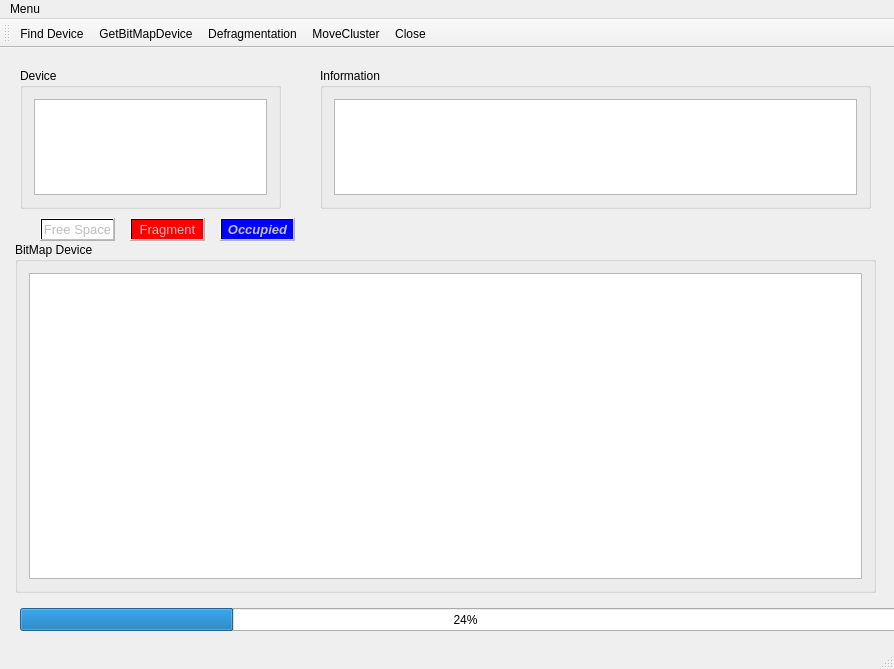
<?xml version="1.0" encoding="UTF-8"?>
<ui version="4.0">
 <class>MainWindow</class>
 <widget class="QMainWindow" name="MainWindow">
  <property name="geometry">
   <rect>
    <x>0</x>
    <y>0</y>
    <width>894</width>
    <height>669</height>
   </rect>
  </property>
  <property name="windowTitle">
   <string>MainWindow</string>
  </property>
  <property name="styleSheet">
   <string notr="true"/>
  </property>
  <widget class="QWidget" name="centralWidget">
   <widget class="QProgressBar" name="progressBar">
    <property name="geometry">
     <rect>
      <x>20</x>
      <y>560</y>
      <width>891</width>
      <height>23</height>
     </rect>
    </property>
    <property name="value">
     <number>24</number>
    </property>
   </widget>
   <widget class="QGroupBox" name="groupBox">
    <property name="geometry">
     <rect>
      <x>20</x>
      <y>20</y>
      <width>261</width>
      <height>141</height>
     </rect>
    </property>
    <property name="title">
     <string>Device</string>
    </property>
    <layout class="QGridLayout" name="gridLayout">
     <item row="0" column="0">
      <widget class="QListView" name="disk_listViev"/>
     </item>
    </layout>
   </widget>
   <widget class="QGroupBox" name="groupBox_2">
    <property name="geometry">
     <rect>
      <x>320</x>
      <y>20</y>
      <width>551</width>
      <height>141</height>
     </rect>
    </property>
    <property name="title">
     <string>Information</string>
    </property>
    <layout class="QGridLayout" name="gridLayout_2">
     <item row="0" column="0">
      <widget class="QTextEdit" name="Information_text"/>
     </item>
    </layout>
   </widget>
   <widget class="QGroupBox" name="groupBox_3">
    <property name="geometry">
     <rect>
      <x>15</x>
      <y>194</y>
      <width>861</width>
      <height>351</height>
     </rect>
    </property>
    <property name="title">
     <string>BitMap Device</string>
    </property>
    <layout class="QGridLayout" name="gridLayout_3">
     <item row="0" column="0">
      <widget class="QTableWidget" name="tableWidget">
       <attribute name="horizontalHeaderDefaultSectionSize">
        <number>5</number>
       </attribute>
       <attribute name="horizontalHeaderMinimumSectionSize">
        <number>5</number>
       </attribute>
       <attribute name="verticalHeaderDefaultSectionSize">
        <number>5</number>
       </attribute>
       <attribute name="verticalHeaderMinimumSectionSize">
        <number>5</number>
       </attribute>
      </widget>
     </item>
    </layout>
   </widget>
   <widget class="QPushButton" name="FreeSpace">
    <property name="enabled">
     <bool>false</bool>
    </property>
    <property name="geometry">
     <rect>
      <x>40</x>
      <y>170</y>
      <width>75</width>
      <height>23</height>
     </rect>
    </property>
    <property name="font">
     <font>
      <pointsize>10</pointsize>
     </font>
    </property>
    <property name="styleSheet">
     <string notr="true">QPushButton{
                          background-color: qlineargradient(spread:pad, x1:0, y1:0, x2:1, y2:1, stop:0 rgba(255, 255, 255, 255))
}</string>
    </property>
    <property name="text">
     <string>Free Space</string>
    </property>
   </widget>
   <widget class="QPushButton" name="fragmetn">
    <property name="enabled">
     <bool>false</bool>
    </property>
    <property name="geometry">
     <rect>
      <x>130</x>
      <y>170</y>
      <width>75</width>
      <height>23</height>
     </rect>
    </property>
    <property name="font">
     <font>
      <pointsize>10</pointsize>
     </font>
    </property>
    <property name="styleSheet">
     <string notr="true">QPushButton{
                          background-color: qlineargradient(spread:pad, x1:0, y1:0, x2:1, y2:1, stop:0 rgba(255, 0, 0, 255))
}</string>
    </property>
    <property name="text">
     <string>Fragment</string>
    </property>
   </widget>
   <widget class="QPushButton" name="occupied">
    <property name="enabled">
     <bool>false</bool>
    </property>
    <property name="geometry">
     <rect>
      <x>220</x>
      <y>170</y>
      <width>75</width>
      <height>23</height>
     </rect>
    </property>
    <property name="font">
     <font>
      <family>MS Sans Serif</family>
      <pointsize>10</pointsize>
      <weight>75</weight>
      <italic>true</italic>
      <bold>true</bold>
      <underline>false</underline>
     </font>
    </property>
    <property name="styleSheet">
     <string notr="true">QPushButton{
                          background-color: qlineargradient(spread:pad, x1:0, y1:0, x2:1, y2:1, stop:1 rgba(0, 0, 255, 255))
}</string>
    </property>
    <property name="text">
     <string>Occupied</string>
    </property>
   </widget>
  </widget>
  <widget class="QMenuBar" name="menuBar">
   <property name="geometry">
    <rect>
     <x>0</x>
     <y>0</y>
     <width>894</width>
     <height>21</height>
    </rect>
   </property>
   <widget class="QMenu" name="menuDevice">
    <property name="title">
     <string>Menu</string>
    </property>
    <addaction name="actionFind_Device"/>
    <addaction name="actionGetBitMapDevice"/>
    <addaction name="actionDefragmentation"/>
    <addaction name="actionClose"/>
   </widget>
   <addaction name="menuDevice"/>
  </widget>
  <widget class="QToolBar" name="mainToolBar">
   <attribute name="toolBarArea">
    <enum>TopToolBarArea</enum>
   </attribute>
   <attribute name="toolBarBreak">
    <bool>false</bool>
   </attribute>
   <addaction name="actionFind_Device"/>
   <addaction name="actionGetBitMapDevice"/>
   <addaction name="actionDefragmentation"/>
   <addaction name="actionMoveCluster"/>
   <addaction name="actionClose"/>
  </widget>
  <widget class="QStatusBar" name="statusBar"/>
  <action name="actionFind_Device">
   <property name="text">
    <string>Find Device</string>
   </property>
   <property name="shortcut">
    <string>F5</string>
   </property>
  </action>
  <action name="actionGetBitMapDevice">
   <property name="text">
    <string>GetBitMapDevice</string>
   </property>
   <property name="shortcut">
    <string>F1</string>
   </property>
  </action>
  <action name="actionDefragmentation">
   <property name="text">
    <string>Defragmentation</string>
   </property>
   <property name="shortcut">
    <string>F10</string>
   </property>
  </action>
  <action name="actionClose">
   <property name="text">
    <string>Close</string>
   </property>
   <property name="shortcut">
    <string>Esc</string>
   </property>
  </action>
  <action name="actionMoveCluster">
   <property name="text">
    <string>MoveCluster</string>
   </property>
   <property name="shortcut">
    <string>F2</string>
   </property>
  </action>
 </widget>
 <layoutdefault spacing="6" margin="11"/>
 <resources/>
 <connections/>
</ui>
